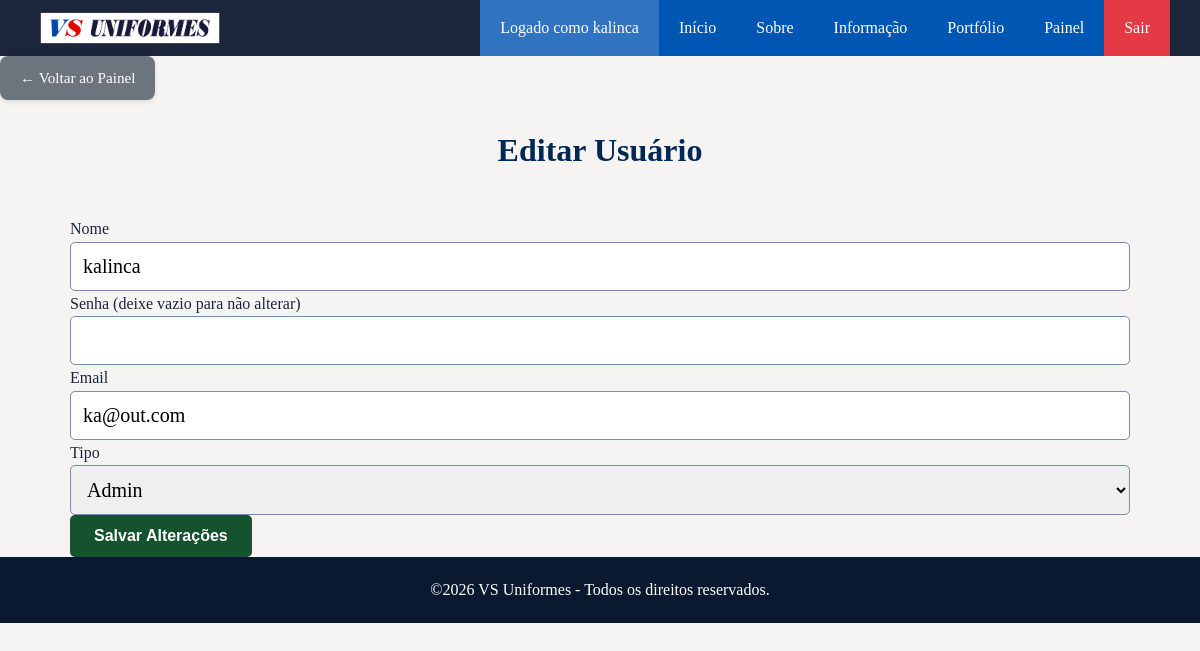
The app's page /view/editarUsuarios.php?idUsuario=1 (signed in) with its own data.
### tables this page shows
CREATE TABLE `usuarios` (
  `idUsuario` int(11) NOT NULL,
  `nome` varchar(100) NOT NULL,
  `email` varchar(255) NOT NULL,
  `senha` varchar(255) NOT NULL,
  `tipo` varchar(20) NOT NULL
);

### model/ClassUsuarioDAO.php (called while the page is built, shortened)
<?php
class ClassUsuarioDAO
{
    public function buscarUsuarioPorId($id)
    {
        try {
            $pdo = Conexao::getInstance();
            $sql = "SELECT * FROM usuarios WHERE idUsuario = ?";
            $stmt = $pdo->prepare($sql);
            $stmt->bindValue(1, $id);
            $stmt->execute();
            return $stmt->fetch(PDO::FETCH_ASSOC);
        } catch (PDOException $erro) {
            echo $erro->getMessage();
            return false;
        }
    }
}
?>

### view/editarUsuarios.php (the view, shortened to what this page needs)
<?php
require_once "../model/ClassUsuarioDAO.php";
$usuarioDAO = new ClassUsuarioDAO();
$id = $_GET['idUsuario'];
$usuario = $usuarioDAO->buscarUsuarioPorId($id);
?>
<!DOCTYPE html>
<html lang="pt-BR">
<head>
    <?php include 'includes/head.php'; ?>
</head>
<body>
<?php include 'includes/menu.php'; ?>
<div class="container-voltar">
        <a href="painelAdmin.php" class="btn-voltar">
            &larr; Voltar ao Painel
        </a>
    </div>
<div class="container">
    <h2>Editar Usuário</h2>
    <form method="POST">
        <label>Nome</label>
        <input type="text" name="nome"
               value="<?= $usuario['nome']; ?>">
        <label>Senha (deixe vazio para não alterar)</label>
        <input type="password" name="senha">
        <label>Email</label>
        <input type="email" name="email"
               value="<?= $usuario['email']; ?>">
        <label>Tipo</label>
        <select name="tipo">
            <option value="admin"
                <?= ($usuario['tipo'] == "admin") ? "selected" : ""; ?>>
                Admin
            </option>
        </select>
        <button type="submit">Salvar Alterações</button>
    </form>
</div>
<?php include 'includes/footer.php'; ?>
</body>
</html>

### css/style.css (style rules this page uses)
* { margin: 0; padding: 0; box-sizing: border-box; }
:root { --menu-fundo: #0056b3; --menu-foco: #e63946; --texto: #1b263b; --borda: #9cb5da; --texto-suave: #778da9; --titulo: #002855; --fundo: #f6f4f3; --sucesso: #14532d; --sucesso-hover: #166534; --erro: rgb(201, 0, 0); }
body { font-family: "Times New Roman", Times, serif; line-height: 1.6; color: var(--texto); background-color: var(--fundo); }
a { text-decoration: none; color: inherit; }
.container { max-width: 1100px; margin: auto; padding: 0 20px; }
.container h2, .tituloForm { color: var(--titulo); font-size: 32px; margin-bottom: 40px; position: relative; text-align: center; }
.container-voltar { width: 100%; display: flex; justify-content: flex-start; margin-bottom: 25px; }
.btn-voltar { display: inline-flex; align-items: center; gap: 8px; background-color: #6c757d; color: #ffffff; padding: 10px 20px; border-radius: 8px; font-size: 0.95rem; font-weight: 500; text-decoration: none; transition: all 0.3s ease; border: none; box-shadow: 0 2px 5px rgba(0, 0, 0, 0.1); }
button, .btn-card, .btn-orcamento { display: inline-block; padding: 12px 24px; border: none; border-radius: 5px; font-size: 16px; font-weight: bold; cursor: pointer; text-align: center; transition: background-color 0.3s ease, opacity 0.3s ease; }
button[type="submit"], .btn-card, .btn-orcamento { background-color: var(--sucesso); color: #ffffff; }
input, select, textarea { width: 100%; padding: 12px; border: 1px solid var(--texto-suave); border-radius: 5px; font-size: 20px; font-family: inherit; transition: border-color 0.3s ease; }

### records on screen
usuarios: nome "kalinca", email "ka@out.com", tipo "Admin"

### other values on screen
$_SESSION['nome'] "kalinca"
